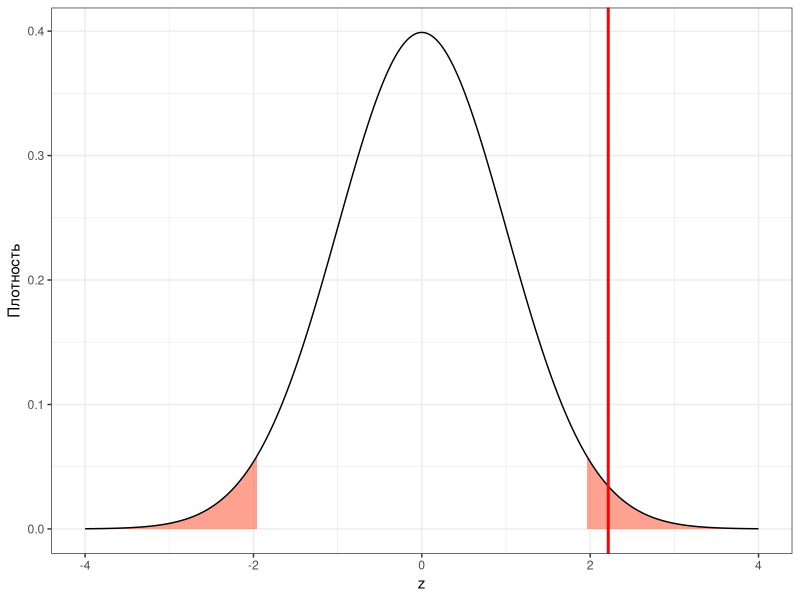
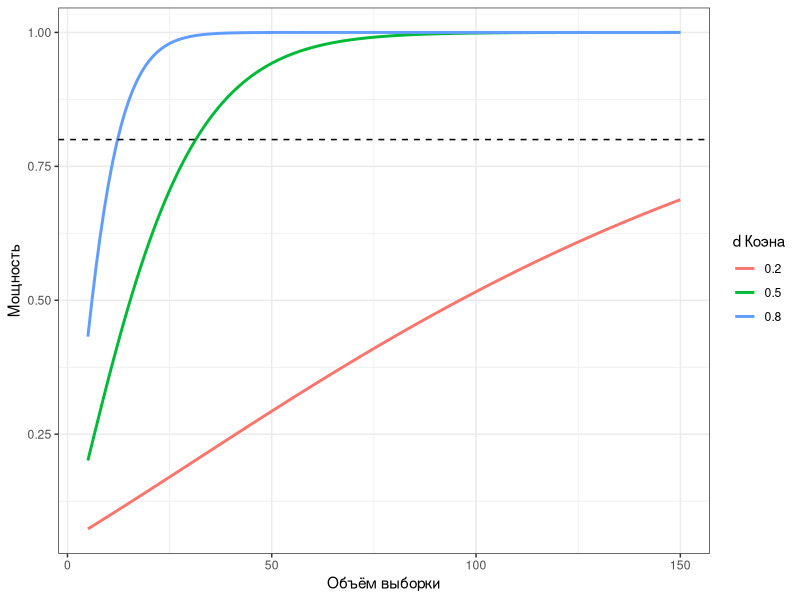

Reproduce these figures in R, in order.
## ---- chunk 1
knitr::opts_chunk$set(echo = TRUE, eval = TRUE, warning = FALSE, message = FALSE, error = FALSE,
                      fig.height = 3.2, fig.width = 6.5)
## ---- chunk 2
library(tidyverse)
theme_set(theme_bw())
## ---- chunk 3
qnorm(c(0.025, 0.975))   # двусторонняя область
qnorm(0.95)              # односторонняя область (правый хвост)
## ---- chunk 4
z_obs <- 2.1
2 * (1 - pnorm(abs(z_obs)))
## ---- chunk 5
set.seed(2026)
iq <- rnorm(36, mean = 106, sd = 15)   # «результаты теста» 36 студентов

n <- length(iq)
c(n = n, mean = mean(iq), sd = sd(iq))
## ---- chunk 6
mu0 <- 100
sigma <- 15

z_obs <- (mean(iq) - mu0) / (sigma / sqrt(n))
z_obs
## ---- chunk 7
p_value <- 2 * (1 - pnorm(abs(z_obs)))
p_value
## ---- chunk 8
p_value < 0.05
## ---- chunk 9
#| label: fig-z-critical
#| fig-cap: "Распределение статистики $z$ при верной $H_0$. Закрашены критические области ($\\alpha = 0.05$), красная линия --- наблюдаемое значение"
x <- seq(-4, 4, by = 0.01)
d <- tibble(x = x, y = dnorm(x))
crit <- qnorm(0.975)

ggplot(d, aes(x, y)) +
  geom_area(data = filter(d, x <= -crit), fill = "tomato", alpha = 0.6) +
  geom_area(data = filter(d, x >= crit), fill = "tomato", alpha = 0.6) +
  geom_line() +
  geom_vline(xintercept = z_obs, colour = "red", linewidth = 1) +
  labs(x = "z", y = "Плотность")
## ---- chunk 10
mean(iq) + c(-1, 1) * qnorm(0.975) * sigma / sqrt(n)
## ---- chunk 11
1 - pnorm(z_obs)
## ---- chunk 12
z_test <- function(x, mu0, sigma, alternative = c("two.sided", "greater", "less")) {
  alternative <- match.arg(alternative)
  z <- (mean(x) - mu0) / (sigma / sqrt(length(x)))
  p <- switch(alternative,
              two.sided = 2 * (1 - pnorm(abs(z))),
              greater   = 1 - pnorm(z),
              less      = pnorm(z))
  c(z = z, p.value = p)
}

z_test(iq, mu0 = 100, sigma = 15)
z_test(iq, mu0 = 100, sigma = 15, alternative = "greater")
## ---- chunk 13
set.seed(2026)
iq_big <- rnorm(10000, mean = 100.5, sd = 15)

c(mean = mean(iq_big), z_test(iq_big, mu0 = 100, sigma = 15))
## ---- chunk 14
c(студенты_36 = (mean(iq) - 100) / 15,
  студенты_10000 = (mean(iq_big) - 100) / 15)
## ---- chunk 15
#| label: fig-power
#| fig-cap: "Мощность двустороннего z-теста ($\\alpha = 0.05$) в зависимости от объёма выборки и размера эффекта"
power_z <- function(d, n, alpha = 0.05) {
  zc <- qnorm(1 - alpha / 2)
  1 - pnorm(zc - d * sqrt(n)) + pnorm(-zc - d * sqrt(n))
}

expand_grid(n = 5:150, d = c(0.2, 0.5, 0.8)) |>
  mutate(power = power_z(d, n),
         d = factor(d)) |>
  ggplot(aes(n, power, colour = d)) +
  geom_line(linewidth = 1) +
  geom_hline(yintercept = 0.8, linetype = "dashed") +
  labs(x = "Объём выборки", y = "Мощность", colour = "d Коэна")
## ---- chunk 16
# какой объём нужен, чтобы обнаружить d = 0.5 с мощностью 0.8?
tibble(n = 1:200) |>
  mutate(power = power_z(0.5, n)) |>
  filter(power >= 0.8) |>
  slice(1)
## ---- chunk 17
set.seed(2026)
sim_p <- function(mu_true, n = 32) {
  x <- rnorm(n, mean = mu_true, sd = 15)
  2 * (1 - pnorm(abs((mean(x) - 100) / (15 / sqrt(n)))))
}

p_h0 <- replicate(10000, sim_p(100))
p_h1 <- replicate(10000, sim_p(107.5))

c(`доля отклонений при H0 (ошибка I рода)` = mean(p_h0 < 0.05),
  `доля отклонений при H1 (мощность)` = mean(p_h1 < 0.05),
  `теоретическая мощность` = power_z(0.5, 32))
